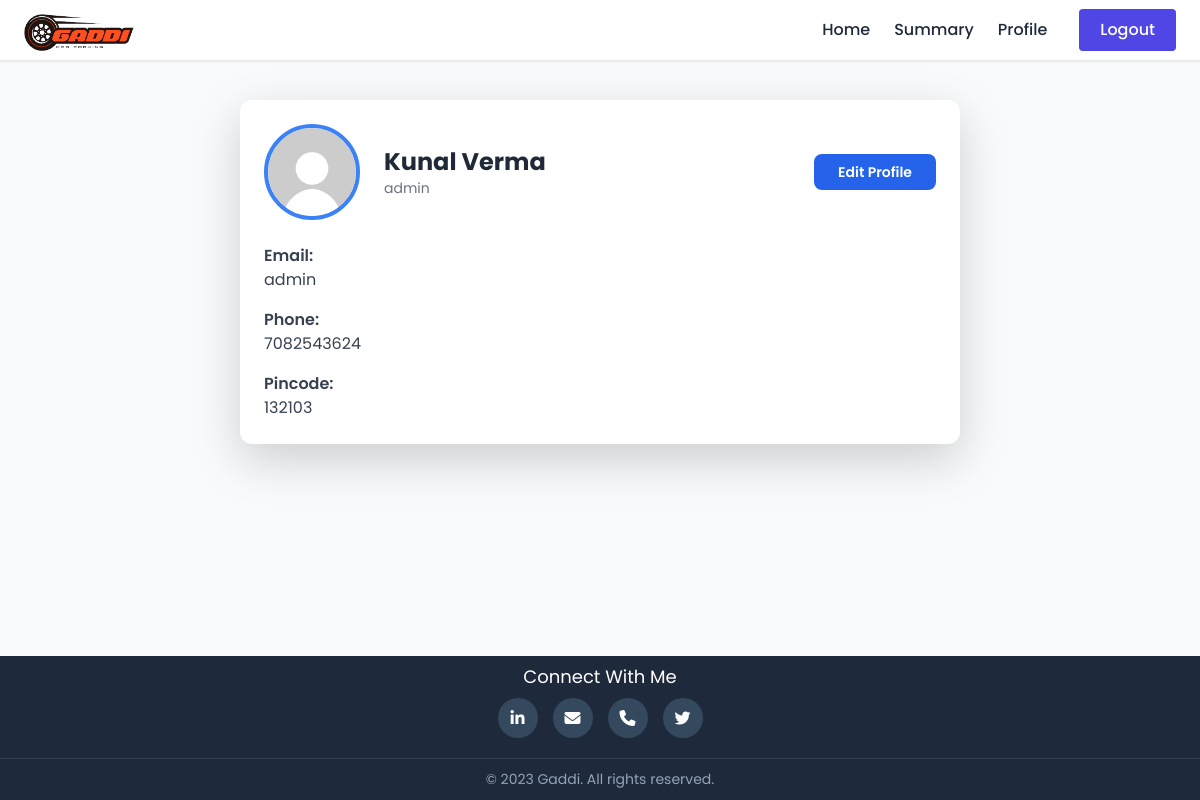
/admin/profile (signed in), run on the app's committed database.
### model_db.py (models this page shows, shortened)
class Users(db.Model):
    __tablename__ = 'users'
    id = db.Column(db.Integer, primary_key=True)
    username = db.Column(db.String(100), unique=True, nullable=False)
    passhash = db.Column(db.String(512), nullable=False)
    name = db.Column(db.String(50), nullable=False)
    address = db.Column(db.String(200))
    pincode = db.Column(db.Integer)
    role = db.Column(db.String(10))  # e.g., 'admin' or 'user'
    phone_no = db.Column(db.String(10))
    bookings = db.relationship('Booking', backref='user', lazy=True)
    parking_lots = db.relationship('ParkingLot', backref='admin', lazy=True)
    @property
    def password(self):
        raise AttributeError("Password is not a readable attribute")

### routes.py (the view)
    @app.route('/<username>/profile')
    @auth_required
    def profile(username):
        user = Users.query.get(session['user_id'])
        return render_template('user/profile.html', username=username, user=user)

### templates/user/profile.html (shortened to what this page needs)
{% extends "user/base0.html" %}
{% block head %}
  <link href="https://cdn.jsdelivr.net/npm/bootstrap@5.3.0/dist/css/bootstrap.min.css" rel="stylesheet">
{% endblock %}
{% block content %}
<div class="max-w-3xl mx-auto px-6 py-10">
  <div class="bg-white shadow-lg rounded-xl p-6">
    <div class="flex items-center justify-between">
      <div class="flex items-center space-x-6">
        <img src="{{ url_for('static', filename='images/no-dp.webp') }}" class="w-24 h-24 rounded-full border-4 border-blue-500" />
        <div>
          <h2 class="text-2xl font-bold text-gray-800">{{ user.name }}</h2>
          <p class="text-sm text-gray-500">{{ username }}</p>
        </div>
      </div>
      <button onclick="openEditModal()"
        class="bg-blue-600 hover:bg-blue-700 text-white font-semibold py-2 px-4 rounded-lg text-sm">
        Edit Profile
      </button>
    </div>
    <div class="mt-6 space-y-4 text-gray-700">
      <div>
        <p class="font-semibold">Email:</p>
        <p>{{ username }}</p>
      </div>
      <div>
        <p class="font-semibold">Phone:</p>
        <p>{{ user.phone_no }}</p>
      </div>
      <div>
        <p class="font-semibold">Pincode:</p>
        <p>{{ user.pincode }}</p>
      </div>
    </div>
  </div>
</div>
{% endblock %}
{% block scripts %}
  <script src="https://cdn.tailwindcss.com"></script>
{% endblock %}

### templates/user/base0.html (style rules this page uses)
:root { --primary-color: #4f46e5; --secondary-color: #10b981; --dark-color: #1e293b; --light-color: #f8fafc; --gray-color: #64748b; --max-width: 1200px; --shadow-sm: 0 1px 3px rgba(0, 0, 0, 0.12); --shadow-md: 0 4px 6px rgba(0, 0, 0, 0.1); --shadow-lg: 0 10px 15px rgba(0, 0, 0, 0.1); --transition: all 0.3s ease; }
* { margin: 0; padding: 0; box-sizing: border-box; }
body { font-family: 'Poppins', sans-serif; color: var(--dark-color); line-height: 1.6; display: flex; flex-direction: column; min-height: 100vh; background-color: #f9fafb; }

### data on the page
Users: name "Kunal Verma", phone_no "7082543624", pincode "132103"

### other printed values
{{ username }} "admin"
